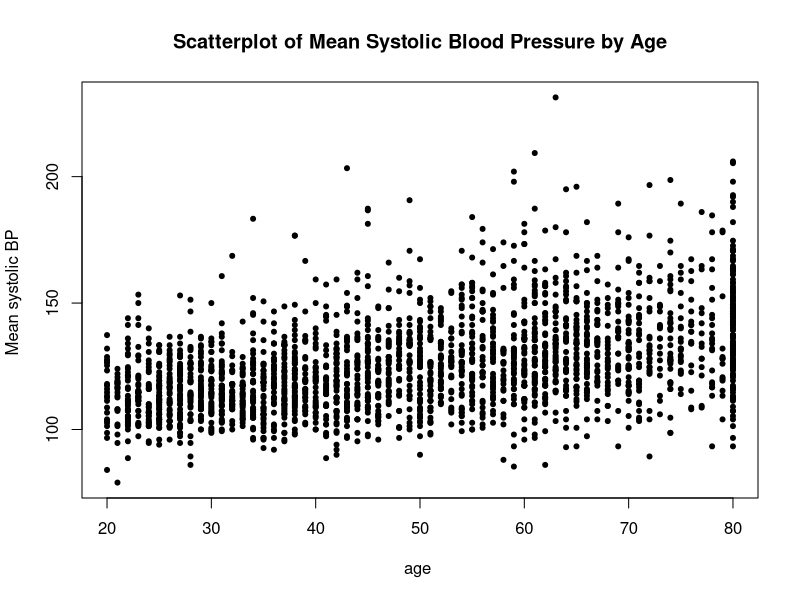
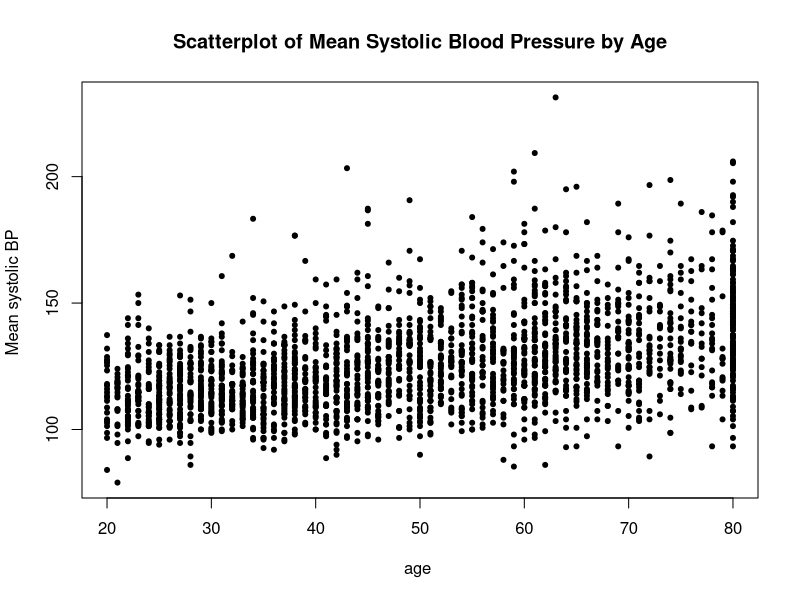
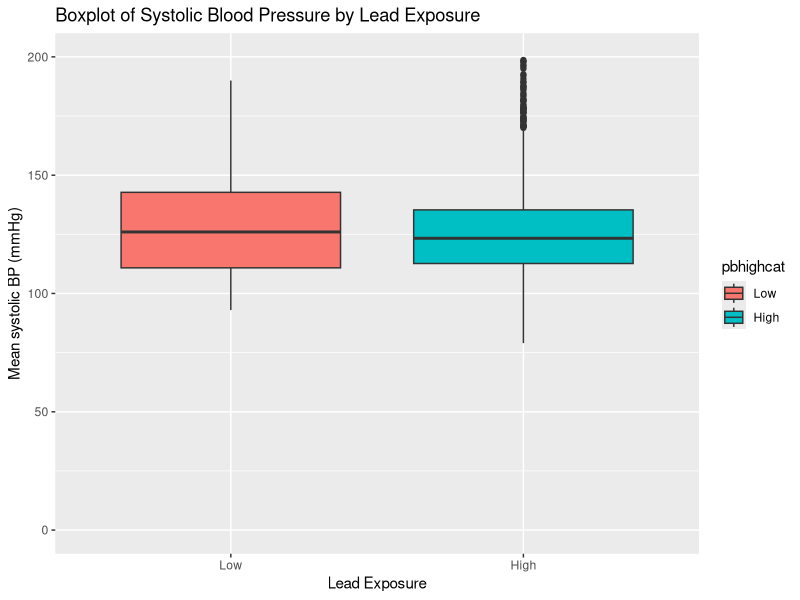

These figures' R source, in order: (Note: this script raises an error after producing the figures.)
## ---- chunk 1

knitr::opts_chunk$set(echo = TRUE)

## ---- chunk 2

# This code sets the working directory. It tells R where to find the data.
setwd("~/REPO NAME/4_ProblemSet_11_RCompanion")

# This package gives us access to tools to help us manipulate and manage the dataset
install.packages("dplyr") 
library(dplyr) 

# This package enables us to easily conduct epidemiologic calculations
install.packages("epitools")
library(epitools)

# This package includes tools to make prettier tables than in base R
install.packages("kableExtra") 
library(kableExtra) 

# This package enables us to create better graphics with more options than in base R
install.packages("ggplot2") 
library(ggplot2) 

# This package helps us with dynamic report generation
install.packages("knitr") 
library(knitr) 

## ---- chunk 3

# This tells R to  import the data, which are in "CSV" (comma-separated value) format
nhanes_lead <- read.csv("nhanes_lead.csv",header=TRUE) 

## ---- chunk 4

str(nhanes_lead)
head(nhanes_lead)

## ---- chunk 5

# This code will print rows 1-5 and columns 6-9 of our dataset, which correspond to the blood pressure variables for the first five adults in the dataset 

nhanes_lead[1:5, 6:9]

## ---- chunk 6

# Tell R to assign labels to the values (levels) of 0, 1, and 2 for the bp variable
nhanes_lead$bp <- factor(nhanes_lead$bp, levels = c(0,1,2), labels = c("normal", "prehypertension", "hypertension"))  

## ---- chunk 7

# Write your code below this line

## ---- chunk 8

bptable <- table(nhanes_lead$bp,nhanes_lead$hbp)
bptable

## ---- chunk 9

attach(nhanes_lead)
plot(age, meansys, main="Scatterplot of Mean Systolic Blood Pressure by Age", 
  	xlab="age ", ylab="Mean systolic BP ", pch=20)

## ---- chunk 10

# Modify the code below to display asterisks(*) instead of black dots

plot(age, meansys, main="Scatterplot of Mean Systolic Blood Pressure by Age", 
  	xlab="age ", ylab="Mean systolic BP ", pch=20)

## ---- chunk 11

table1 <- epitable(nhanes_lead$pbhigh, nhanes_lead$hbp, rev = "both")
table1

## ---- chunk 12
rownames(table1) <- c("Lead Exposure (≥5 µg/dL)", "No Lead Exposure")
table1 %>% kable(row.names = T, col.names = c("Hypertension", "No Hypertension"))

## ---- chunk 13

epitab(table1)

## ---- chunk 14

table2 <- table(nhanes_lead$hbp, nhanes_lead$pbhigh, nhanes_lead$highincome)
table2

## ---- chunk 15

#First look at the odds ratio among those with low income
epitab(table2[,,1]) 

## ---- chunk 16

#Now look at the odds ratio among those with high income
epitab(table2[,,2]) 

## ---- chunk 17

# To create these boxplots by lead exposure, let's try ggplot. This package is more robust than base R for graphics and allows for greater formatting control.

# First, we'll tell R to treat our lead exposure as a factor variable so we can add labels like we did with the bp variable above - this will enable us to show the labels more easily on the graph

nhanes_lead$pbhighcat<-2-pbhigh
nhanes_lead$pbhighcat <-as.factor(nhanes_lead$pbhighcat)
nhanes_lead$pbhighcat <- factor(nhanes_lead$pbhighcat, levels = c(1,2), labels = c("Low", "High"))  

# Next, we'll create the boxplots

plot <- ggplot(nhanes_lead, aes(x = pbhighcat, y = meansys, fill=pbhighcat)) +
  geom_boxplot() +
  scale_y_continuous(name = "Mean systolic BP (mmHg)", limits=c(0, 200)) +
  scale_x_discrete(name = "Lead Exposure") +
  ggtitle("Boxplot of Systolic Blood Pressure by Lead Exposure")
 
plot

## ---- chunk 18

# Complete table3 by filling in the blank where the 3rd argument should go. This corresponds to the variable we are stratifying by.

table3 <- table(nhanes_lead$hbp, nhanes_lead$pbhigh,   )
table3

## ---- chunk 19

# Write your code below this line for the below age 65 stratum


# Write your code below this line for the age 65 and above stratum
